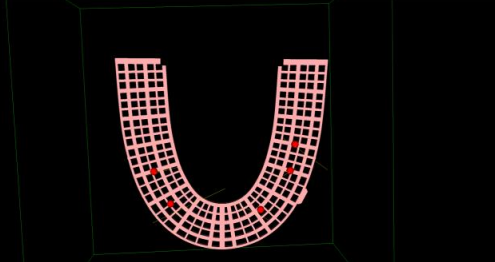
#> input picture templates/test2.png, 495 x 262 px
$ jupyter execute img_shape.ipynb
#> lines starting #> are read from the running program, lines starting #| are printed output that depends on the picture; after the words box and inside, x2 and y2 are one past the last pixel; in counts of white or black regions, pixels touching at a corner belong together
[cell 1]
import numpy as np
import matplotlib.pyplot as plt
import cv2

- Ouverture image
- Convert image nuance de gris
- Determination du seuil

[cell 2]
img = cv2.imread('./templates/test2.png')
#> img is the input picture: shape (262, 495, 3); mean B, G, R 15.5, 15.6, 22.4
# img = cv2.imread('./hania/templates/test2.png')[:,:,::-1]

plt.imshow(img)
plt.show()

gray = cv2.cvtColor(img, cv2.COLOR_BGR2GRAY)
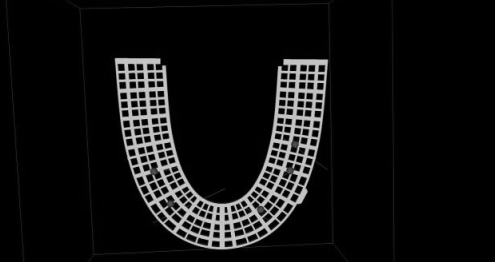
#> gray: shape (262, 495); min 0, max 209, mean 17.6
plt.imshow(gray)
plt.show()

_, threshold = cv2.threshold(gray, 127, 255, cv2.THRESH_BINARY)
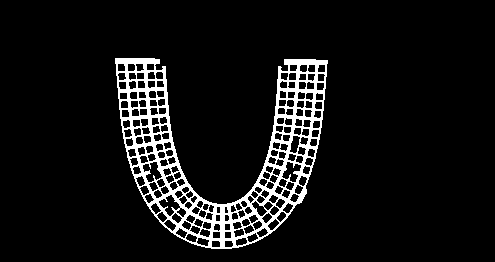
#> threshold: shape (262, 495); 7.8% white; 1 white region

Garder seulement le premier contour : celui de l'appareil entier

[cell 3]
contours, _ = cv2.findContours(threshold, cv2.RETR_TREE, cv2.CHAIN_APPROX_SIMPLE)
#> contours = 208 contours; largest, box (x1, y1, x2, y2) and area: (115, 58, 328, 249) 18982, (142, 161, 163, 183) 256, (158, 194, 181, 217) 249, (281, 161, 302, 183) 247, (289, 135, 301, 154) 132
contour = contours[0]
#> contour = contour of 351 points, box (x1, y1, x2, y2) (115, 58, 328, 249), area 18982

approx = cv2.approxPolyDP(
        contour, 0.01 * cv2.arcLength(contour, True), True)
#> approx = contour of 12 points, box (x1, y1, x2, y2) (115, 58, 328, 248), area 18021
cv2.drawContours(img, [contour], 0, (255, 0, 0), 5)
plt.imshow(img)
plt.show()

- Calcule des moments de l'appareil dentaire à l'aide du contour
- Trouver le centre de graviter

[cell 4]
M = cv2.moments(contour)
#> M = moments, m00 18982, centre m10/m00, m01/m00 = (220.8, 155.8)
x,y= 0,0
if M['m00'] != 0.0:
    x = int(M['m10']/M['m00'])
#> x = 220
    y = int(M['m01']/M['m00'])
#> y = 155
center = (x,y)
#> center = (220, 155)

cv2.circle(img, center, radius=10, color=(0, 255, 255), thickness=-1)
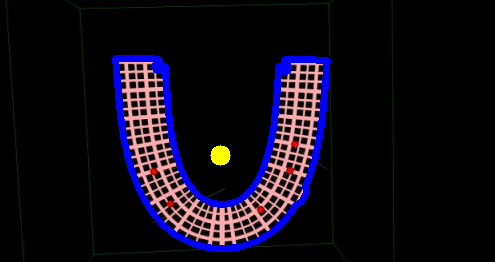
#> img: shape (262, 495, 3); mean B, G, R 23.8, 12.1, 17.1
print(center)
#| (220, 155)
plt.imshow(img)
plt.show()

[cell 5]
plt.gca().invert_yaxis()

a = list(center)
#> a = [220, 155]
c = contour.reshape(351,2)
#> c = 351 pairs, first value 115 to 327, second value 58 to 248
k = []
l = []
for i in c:
    k.append(i[0])
    l.append(i[1])
#> this loop made 351 passes
#> i on passes 1 to 3: [115, 58], [115, 63], [116, 64]
#> after the loop, k = 351 values, max 327 at index 197, min 115 at index 0, mean 220.1; l = 351 values, max 248 at index 102, min 58 at index 0, mean 167.2
shape_contour = np.array([k,l])

plt.plot(shape_contour[0], shape_contour[1], '-or')
plt.plot(a[0], a[1], marker="o", markersize=20, markeredgecolor="red", markerfacecolor="green")
for i in range (1,180):
    θ = i * (2 * np.pi)/360
    plt.plot([a[0]-3*np.cos(θ),a[0]+np.cos(θ)],[a[1]-3*np.sin(θ),a[1]+np.sin(θ)], "-.")
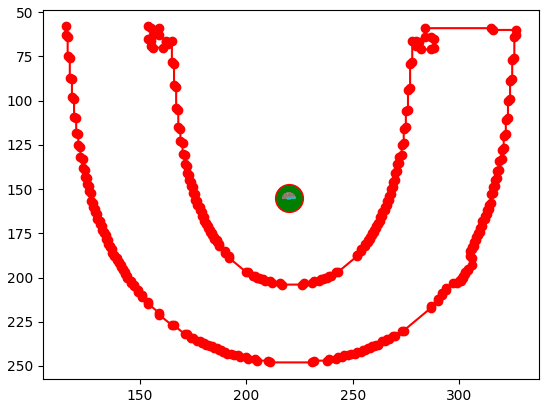
#> figure drawn by matplotlib, 1 panel

$S = R_{-α}^{-1}\; Sx\; R_{-α} = R_α\;Sx\; R_{-α}$

[cell 6]
plt.gca().invert_yaxis()

def Rot(a, c):
    # return np.array([[np.cos(a), -np.sin(a), 0], [np.sin(a), np.cos(a), 0], [0, 0, 1]])
    # return np.array([[c[0]-3*np.cos(a), c[1]+np.sin(a)], [c[0]-3*np.sin(a), c[1]+np.cos(a)]])
    return np.array([[np.cos(a), np.sin(a)], [np.sin(a), np.cos(a)]])

Sx = np.array([[1, 0],[0,-1]])
#> Sx = [[1, 0], [0, -1]]
θ = 90 * (2 * np.pi)/360
#> θ = 1.57

shape2 = Rot(θ, center) @ Sx @ Rot(-θ, center) @ shape_contour
#> `[cell 6] plt.gca().invert_yaxis()  def Rot(a, c): # return np.array([[..`:
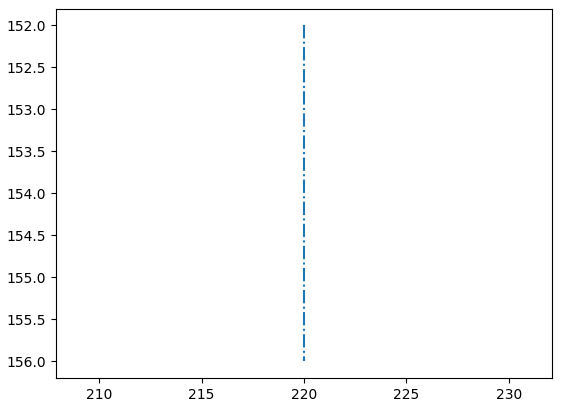
#> figure drawn by matplotlib, 1 panel
# plt.plot(shape_contour[0], shape_contour[1], '-or')
plt.plot([a[0]-3*np.cos(θ),a[0]+np.cos(θ)],[a[1]-3*np.sin(θ),a[1]+np.sin(θ)],"-.")
# [6 lines of commented-out code are left out]

Rogner l'image

[cell 7]
print(np.amin(contours[0], 0))
#| [[115  58]]

$ run again, with templates/test10.png copied over templates/test2.png
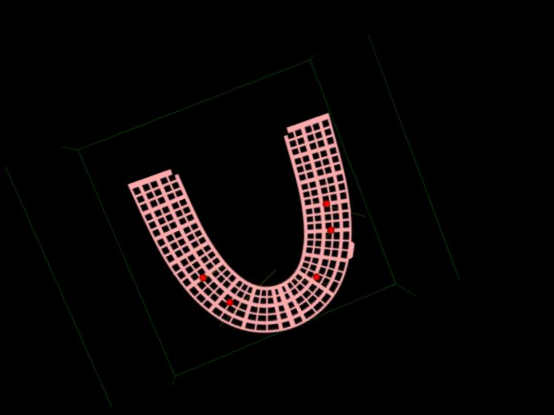
#> input picture templates/test10.png, 554 x 415 px
#> img is the input picture: shape (415, 554, 3); mean B, G, R 8.8, 8.8, 12.7
#> `_, threshold = cv2.threshold(gray, 127, 255, cv2.THRESH_BINARY)`:
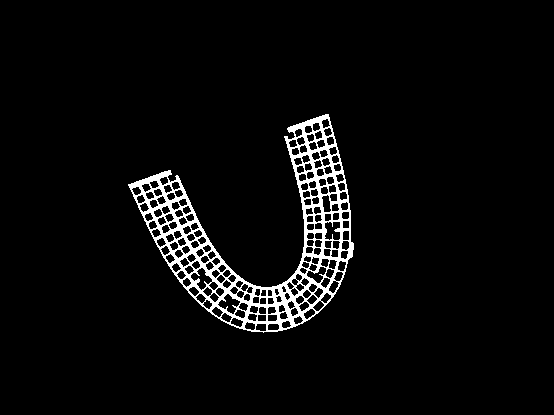
#> threshold: shape (415, 554); 4.3% white; 1 white region
#> contours = 207 contours; largest, box (x1, y1, x2, y2) and area: (128, 114, 354, 333) 18920, (324, 221, 341, 241) 258, (217, 293, 241, 315) 250, (190, 267, 213, 291) 250, (306, 266, 327, 284) 180
#> contour = contour of 483 points, box (x1, y1, x2, y2) (128, 114, 354, 333), area 18920
#> approx = contour of 12 points, box (x1, y1, x2, y2) (128, 114, 354, 327), area 18660
#> M = moments, m00 18919.5, centre m10/m00, m01/m00 = (260.7, 239.9)
#> x = 260
#> y = 239
#> center = (260, 239)
#> `cv2.circle(img, center, radius=10, color=(0, 255, 255), thickness=-1)`:
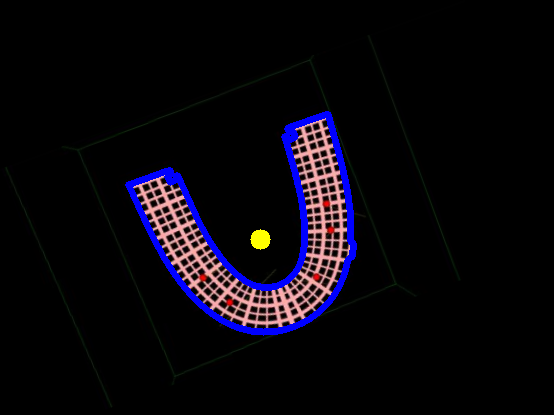
#> img: shape (415, 554, 3); mean B, G, R 13.3, 6.8, 9.7
#| (260, 239)
#> a = [260, 239]
#| [[128 114]]

$ run again, with templates/test3.png copied over templates/test2.png
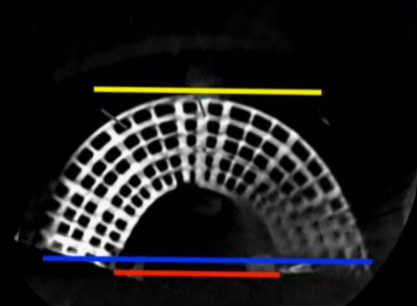
#> input picture templates/test3.png, 417 x 306 px
#> img is the input picture: shape (306, 417, 3); mean B, G, R 30.4, 29.9, 30.9
#> `_, threshold = cv2.threshold(gray, 127, 255, cv2.THRESH_BINARY)`:
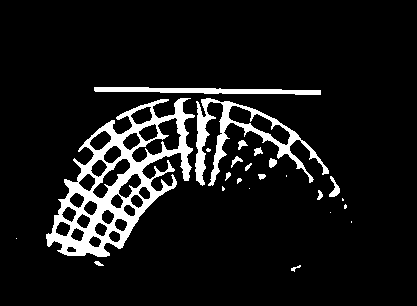
#> threshold: shape (306, 417); 9.1% white; 24 white regions (9 under 20 px)
#> contours = 51 contours, 14 with area under 20; largest, box (x1, y1, x2, y2) and area: (46, 98, 195, 257) 11626, (195, 98, 329, 186) 2987, (131, 117, 182, 163) 902, (228, 105, 291, 146) 893, (94, 87, 321, 95) 890
#> contour = contour of 15 points, box (x1, y1, x2, y2) (291, 265, 301, 272), area 14
#> approx has the same summary as contour
#> M = moments, m00 14.5, centre m10/m00, m01/m00 = (294.7, 267.8)
#> x = 294
#> y = 267
#> center = (294, 267)
#> `cv2.circle(img, center, radius=10, color=(0, 255, 255), thickness=-1)`:
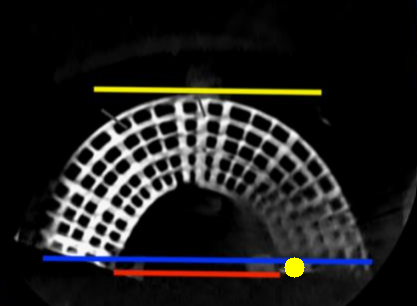
#> img: shape (306, 417, 3); mean B, G, R 30.1, 30.4, 31.4
#| (294, 267)
#> a = [294, 267]
#| [[291 265]]
